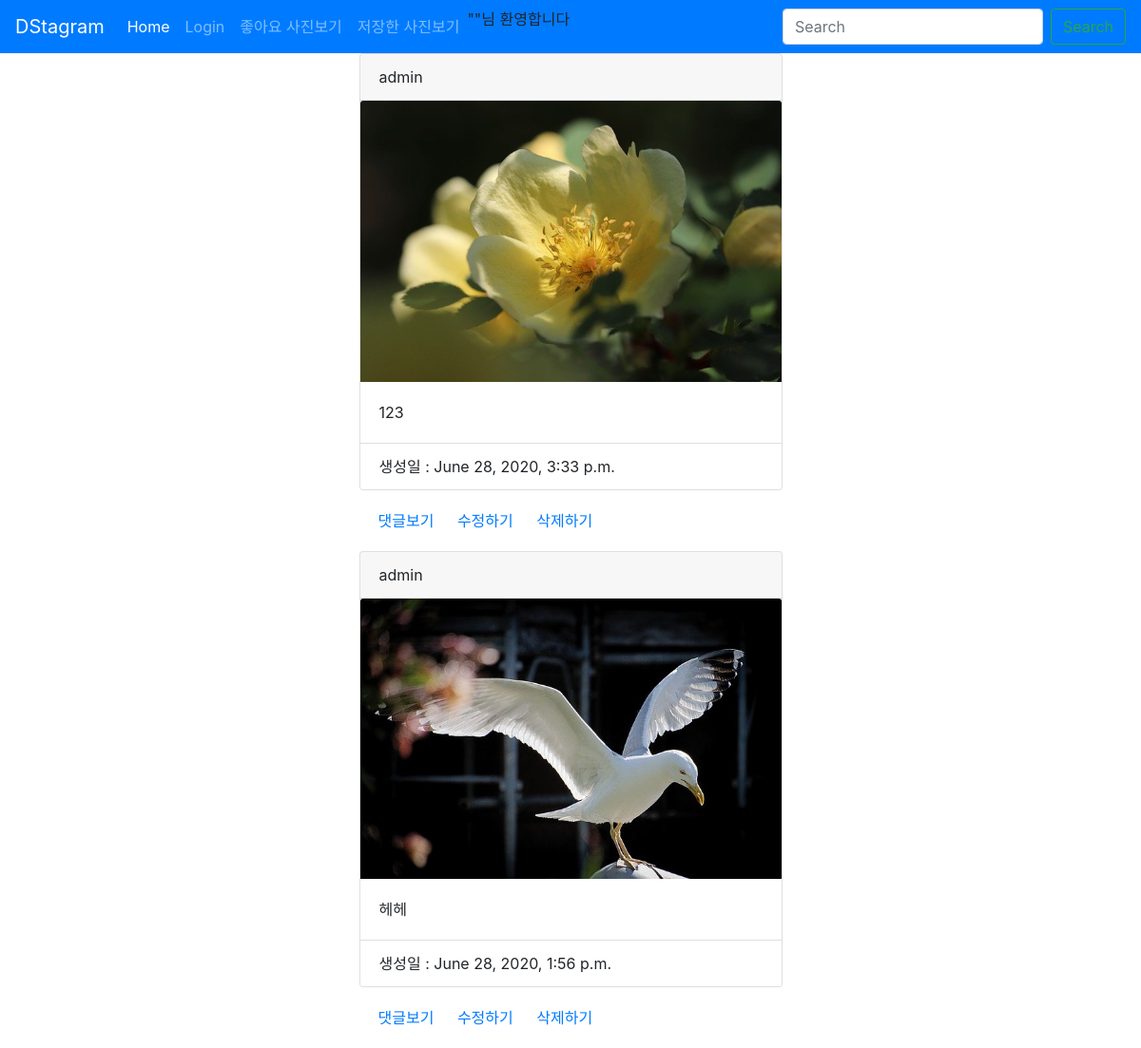
The app's page /, older data.
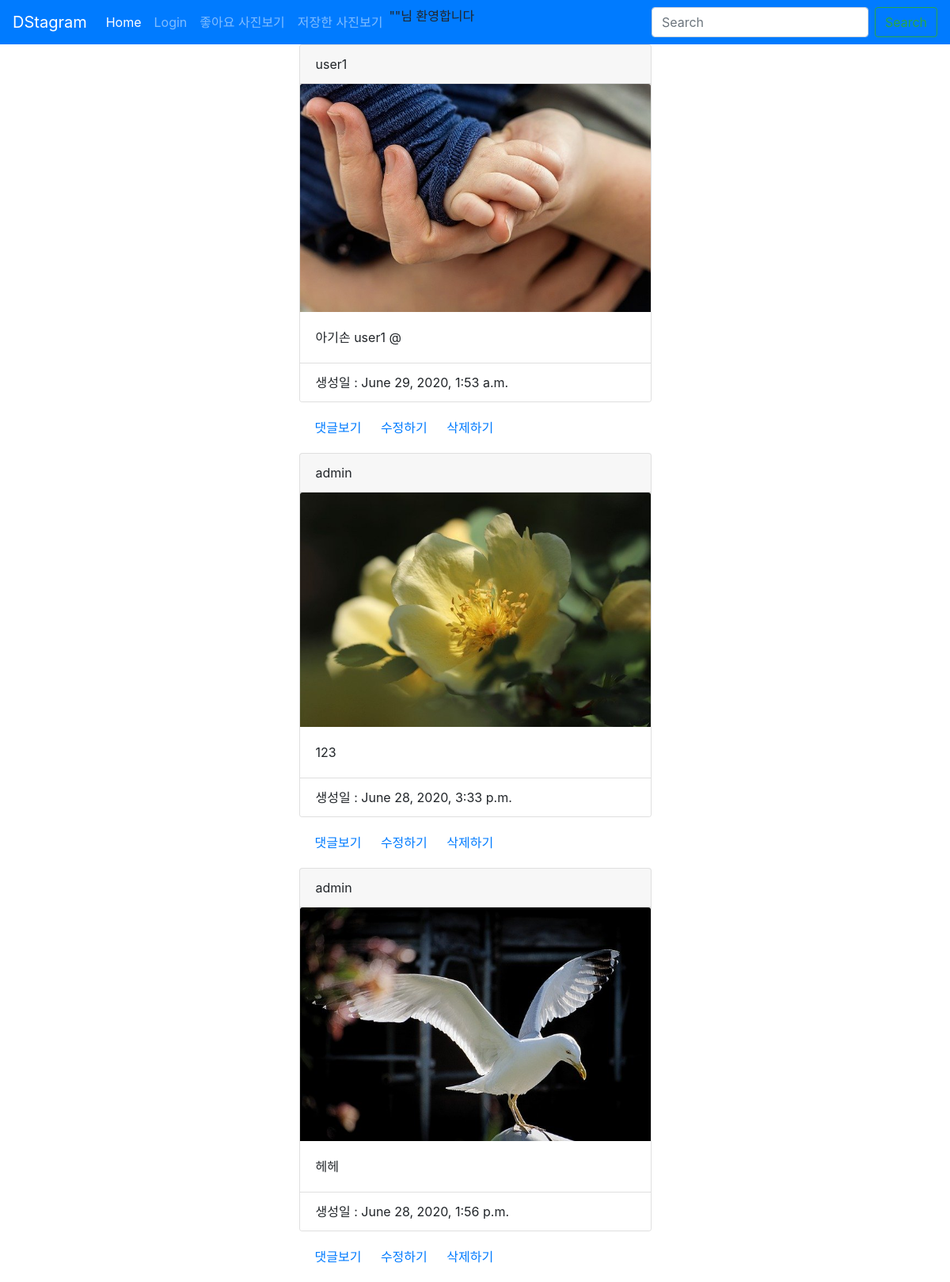
The same page, newer data.
### photo/models.py (models this page shows, shortened)
class Photo(models.Model):
    author = models.ForeignKey(User, on_delete=models.CASCADE, related_name='user')
    text= models.TextField(blank=True)
    image = models.ImageField(upload_to='timeline_photo/&Y/&m/&d')
    created = models.DateTimeField(auto_now_add=True)
    updated = models.DateTimeField(auto_now=True)
    like = models.ManyToManyField(User, related_name='like_post',blank=True)
    favorite = models.ManyToManyField(User, related_name='favorite_post',blank=True)
    class Meta:
        ordering = ['-created']

### photo/views.py (the view)
# urls.py: path('', PhotoList.as_view(), name='index'),
class PhotoList(ListView):
    model = Photo
    template_name_suffix='_list'

### photo/templates/photo/photo_list.html (shortened to what this page needs)
{% extends 'base.html' %}
{% block content %}
<div class="container">
<div class="row">
    <div class="col"></div>
    <div class="col-5">
        {% for object in object_list %}
        <div class="card">
            <div class="card-header">
                {{ object.author }}
            </div>
            <img src="{{object.image.url}}" class="card-img-top">
            <div class="card-body">
                <p class="card-text">{{object.text}}</p>
            </div>
            <ul class ="list-group list-group-flush">
                <li class="list-group-item">생성일 : {{object.created}}</li>
            </ul>
        </div>
        <div class="card-body">
            <a href="{% url 'photo:detail' object.id %}" class="card-link">댓글보기</a>
            <a href="{% url 'photo:update' object.id %}" class="card-link">수정하기</a>
            <a href="{% url 'photo:delete' object.id %}" class="card-link">삭제하기</a>
        </div>
        {% endfor %}
    </div>
    <div class="col"></div>
</div>
</div>
{% endblock %}

### layout/base.html (shortened to what this page needs)
  <!DOCTYPE html>
  <html lang="en">
  <head>
      <link rel="stylesheet" href="https://stackpath.bootstrapcdn.com/bootstrap/4.5.0/css/bootstrap.min.css">
    </head>
  <body>
    {% load static %}
    <nav class="navbar navbar-expand-lg navbar-dark bg-primary">
        <a class="navbar-brand" href="#">DStagram</a>
        <div class="collapse navbar-collapse" id="navbarTogglerDemo03">
          <ul class="navbar-nav mr-auto mt-2 mt-lg-0">
            <li class="nav-item active">
              <a class="nav-link" href="{% url 'photo:index' %}">Home <span class="sr-only">(current)</span></a>
            </li>
            {%if user.is_authenticated %}
            <li class="nav-item">
              <a class="nav-link" href="{% url 'photo:create'%}">사진업로드</a>
            </li>
            <li class="nav-item">
              <a class="nav-link" href="{% url 'accounts:logout'%}">logout</a>
            </li>
            {% else %}
            <li class="nav-item">
              <a class="nav-link" href="{% url 'accounts:login'%}">Login</a>
            </li>
            {% endif %}
            <li class="nav-item">
              <a class="nav-link" href="{% url 'photo:like_list'%}">좋아요 사진보기</a>
            </li>
            <li class="nav-item">
              <a class="nav-link" href="{% url 'photo:favorite_list'%}">저장한 사진보기</a>
            </li>
            <li class="nav-item">
              <p>"{{request.user.username}}"님 환영합니다</p>
            </li>
          </ul>
          <form class="form-inline my-2 my-lg-0">
            <input class="form-control mr-sm-2" type="search" placeholder="Search" aria-label="Search">
            <button class="btn btn-outline-success my-2 my-sm-0" type="submit">Search</button>
          </form>
        </div>
      </nav>
      {% block content %}
      {% endblock %}
  </body>
  </html>

Row changes from the older to the newer data that the page shows:
added Photo: author "user1", image (picture), text "아기손 user1 @", created "June 29, 2020, 1:53 a.m."
